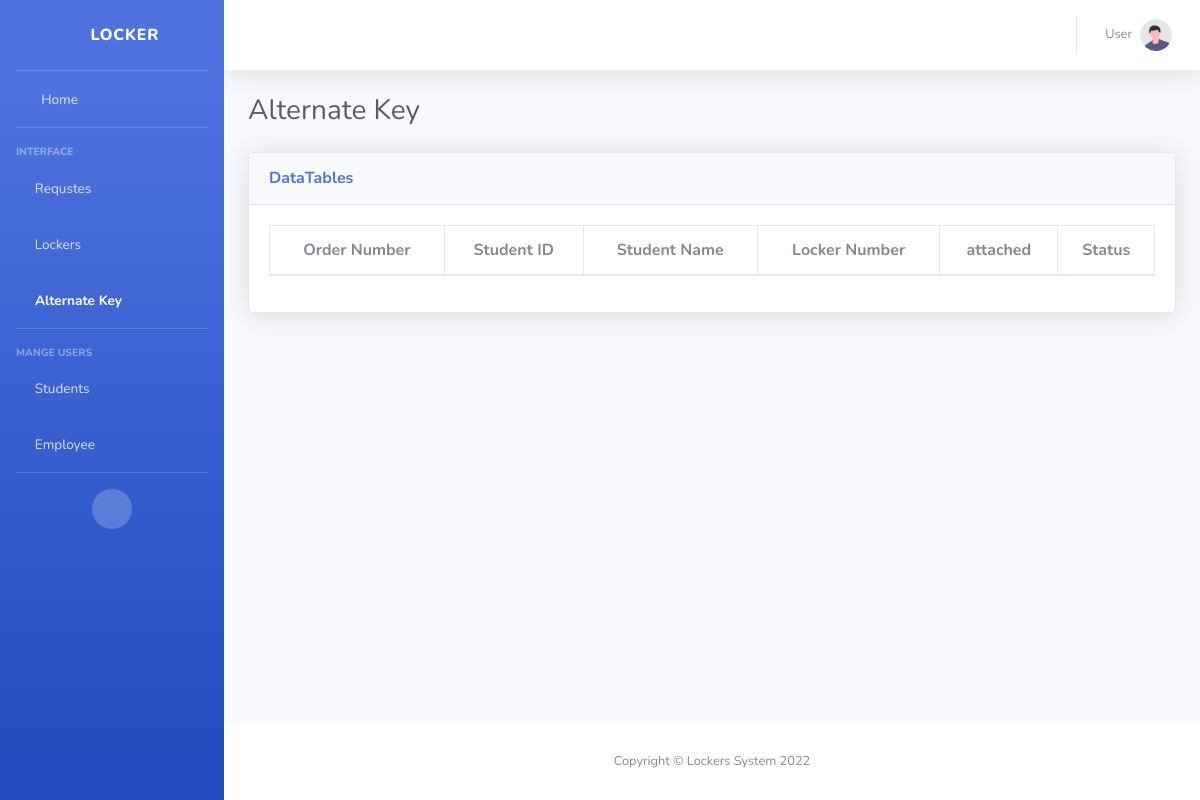
The app's page /app/dashboard/alternate.php (signed in), older data.
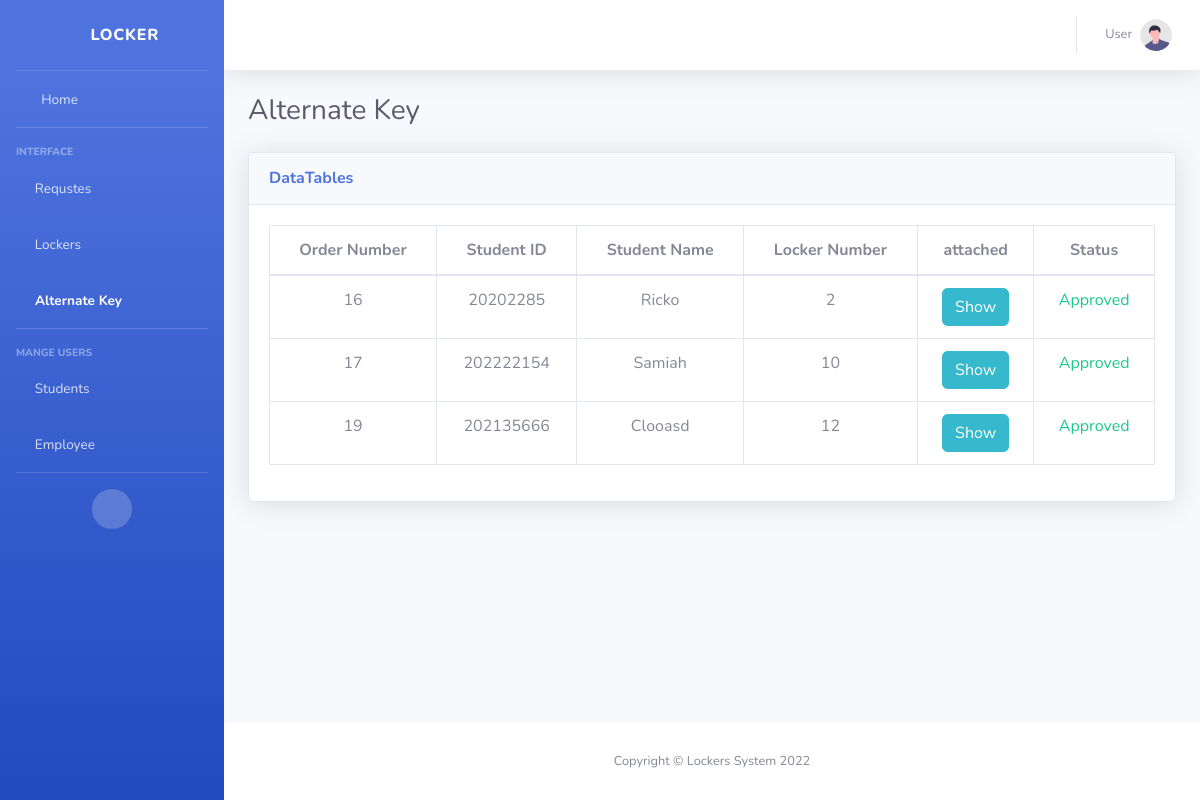
The same page, newer data.
### tables this page shows
CREATE TABLE `booking` (
  `id` int(11) NOT NULL,
  `student_id` int(11) NOT NULL,
  `locker_id` int(11) NOT NULL,
  `employee_id` int(11) DEFAULT NULL,
  `approved` varchar(25) DEFAULT 'Pending',
  `time_on` int(25) NOT NULL,
  `alternate_key` int(11) NOT NULL DEFAULT '0',
  `attachment` varchar(225) DEFAULT NULL,
  `employee_alternate` int(11) DEFAULT NULL
);

CREATE TABLE `students` (
  `id` int(11) NOT NULL,
  `name` varchar(225) NOT NULL,
  `phone_number` varchar(225) NOT NULL,
  `student_id` varchar(225) NOT NULL,
  `password` varchar(225) NOT NULL
);

### app/dashboard/alternate.php (the view, shortened to what this page needs)
<?php
include "../inc/conf.php";
function finduserbyid($id){
    global $conn;
    $stuent = $conn->query("SELECT * FROM `students` where id = $id")->fetch();
    if(!empty($stuent)):
        return $stuent['name'];
    else:
        return "Unknown";
    endif;
}
function findsidbyid($id){
    global $conn;
    $stuent = $conn->query("SELECT * FROM `students` where id = $id")->fetch();
    if(!empty($stuent)):
        return $stuent['student_id'];
    else:
        return "Unknown";
    endif;
}
function status($arg){
    if($arg == 2){
        return  "<span class='text-success'>Approved</span>";
    }elseif($arg == 1){
        return "<span class='text-secondary'>Pending</span>";
    }
}
$booking = $conn->query("SELECT * FROM `booking` WHERE alternate_key != 0")->fetchAll();
?>
<!DOCTYPE html>
<html lang="en">
<head>
    <link href="vendor/fontawesome-free/css/all.min.css" rel="stylesheet" type="text/css">
    <link href="css/sb-admin-2.min.css" rel="stylesheet">
    <link href="vendor/datatables/dataTables.bootstrap4.min.css" rel="stylesheet">
</head>
<body id="page-top">
    <div id="wrapper">
        <?php include "header.php" ?>
        <div id="content-wrapper" class="d-flex flex-column">
            <div id="content">
                <nav class="navbar navbar-expand navbar-light bg-white topbar mb-4 static-top shadow">
                    <ul class="navbar-nav ml-auto">
                        <li class="nav-item dropdown no-arrow">
                            <a class="nav-link dropdown-toggle" href="#" id="userDropdown" role="button"
                                data-toggle="dropdown" aria-haspopup="true" aria-expanded="false">
                                <span class="mr-2 d-none d-lg-inline text-gray-600 small">User</span>
                                <img class="img-profile rounded-circle"
                                    src="img/undraw_profile.svg">
                            </a>
                        </li>
                    </ul>
                </nav>
                <div class="container-fluid">
                    <div class="d-sm-flex align-items-center justify-content-between mb-4">
                        <h1 class="h3 mb-0 text-gray-800">Alternate Key</h1>
                    </div>
            <div class="card shadow mb-4">
            <div class="card-header py-3">
              <h6 class="m-0 font-weight-bold text-primary">DataTables</h6>
            </div>
            <div class="card-body">
              <div class="table-responsive text-center" >
                <table class="table table-bordered" id="dataTable" width="100%" cellspacing="0">
                  <thead>
                    <tr>
                      <th>Order Number</th>
                      <th>Student ID</th>
                      <th>Student Name</th>
                      <th>Locker Number</th>
                      <th>attached</th>
                      <th>Status</th>
                    </tr>
                  </thead>
                  <tbody>
                      <?php
                      $i=1;
                      foreach($booking as $val):
                      ?>
                    <tr>
                      <td><?=$val['id']?></td>
                      <td><?=findsidbyid($val['student_id'])?></td>
                      <td><?=finduserbyid($val['student_id'])?></td>
                      <td><?=$val['locker_id']?></td>
                      <td><a href="../<?=$val['attachment']?>" class="btn btn-info" target="_blank">Show</a></td>
                      <td><?=status($val['alternate_key'])?></td>
                    </tr>
                    <?php $i++; endforeach; ?>
                  </tbody>
                </table>
              </div>
            </div>
          </div>
                </div>
            </div>
            <footer class="sticky-footer bg-white">
                <div class="container my-auto">
                    <div class="copyright text-center my-auto">
                        <span>Copyright &copy; Lockers System 2022</span>
                    </div>
                </div>
            </footer>
        </div>
    </div>
</body>
</html>

Row changes from the older to the newer data that the page shows:
added booking: id "16", student.student_id "20202285", student.name "Ricko", locker "2", alternate_key "Approved"
added booking: id "17", student.student_id "202222154", student.name "Samiah", locker "10", alternate_key "Approved"
added booking: id "19", student.student_id "202135666", student.name "Clooasd", locker "12", alternate_key "Approved"
